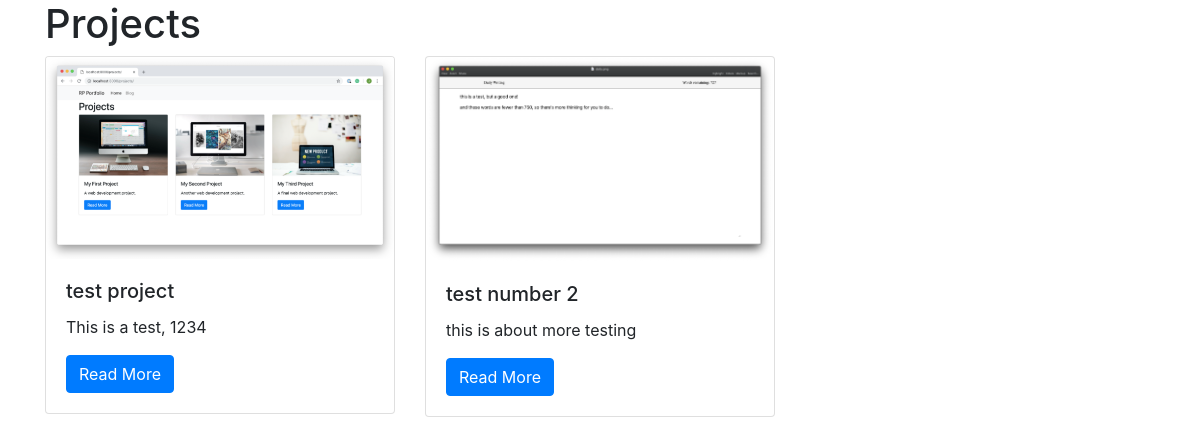
/projects/, run on the app's committed database.
### projects/models.py (models this page shows)
class Project(models.Model):
    title = models.CharField(max_length=100)
    description = models.TextField()
    technology = models.CharField(max_length=20)
    image = models.CharField(max_length=100)

### projects/views.py (the view)
# urls.py: path("", views.all_projects),
def all_projects(request):
    projects = Project.objects.all()
    return render(request,"projects/all_projects.html", {'projects': projects})

### projects/templates/projects/all_projects.html (shortened to what this page needs)
{% load static %}
<!DOCTYPE html>
<html lang="en">
<head>
    <link rel="stylesheet" href="https://cdn.jsdelivr.net/npm/bootstrap@4.1.3/dist/css/bootstrap.min.css">
</head>
<body>
<div class="container">
    <h1>Projects</h1>
    <div class="row">
    {% for project in projects %}
        <div class="col-md-4">
            <div class="card mb-2">
                <img class="card-img-top" src="{% static project.image %}" alt="{{ project.description }}">
                <div class="card-body">
                    <h5 class="card-title">{{ project.title }}</h5>
                    <p class="card-text">{{ project.description }}</p>
                    <a href="#" class="btn btn-primary">Read More</a>
                </div>
            </div>
        </div>
    {% endfor %}
    </div>
</div>
</body>
</html>

### data on the page
Project: image (picture), title "test project", description "This is a test, 1234"
Project: image (picture), title "test number 2", description "this is about more testing"
